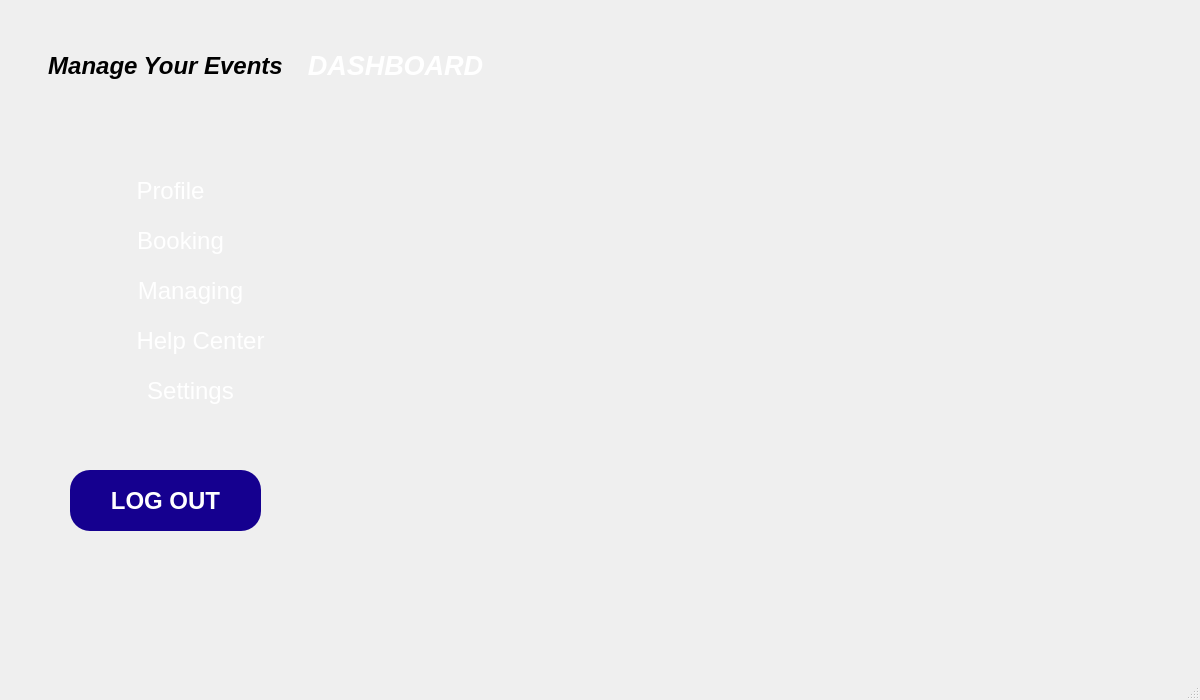
<?xml version="1.0" encoding="UTF-8"?>
<ui version="4.0">
 <class>Dashboard</class>
 <widget class="QMainWindow" name="Dashboard">
  <property name="geometry">
   <rect>
    <x>0</x>
    <y>0</y>
    <width>1200</width>
    <height>700</height>
   </rect>
  </property>
  <property name="minimumSize">
   <size>
    <width>1200</width>
    <height>700</height>
   </size>
  </property>
  <property name="maximumSize">
   <size>
    <width>1200</width>
    <height>700</height>
   </size>
  </property>
  <property name="windowTitle">
   <string>MainWindow</string>
  </property>
  <widget class="QWidget" name="centralwidget">
   <widget class="QStackedWidget" name="stackedWidget">
    <property name="geometry">
     <rect>
      <x>0</x>
      <y>0</y>
      <width>1191</width>
      <height>671</height>
     </rect>
    </property>
    <widget class="QWidget" name="Dashboardmain">
     <widget class="QLabel" name="label_2">
      <property name="geometry">
       <rect>
        <x>0</x>
        <y>0</y>
        <width>1191</width>
        <height>661</height>
       </rect>
      </property>
      <property name="text">
       <string/>
      </property>
      <property name="pixmap">
       <pixmap resource="RES.qrc">:/resources/USER LOGIN (5).jpg</pixmap>
      </property>
      <property name="scaledContents">
       <bool>true</bool>
      </property>
     </widget>
     <widget class="QLabel" name="label_5">
      <property name="geometry">
       <rect>
        <x>30</x>
        <y>20</y>
        <width>271</width>
        <height>91</height>
       </rect>
      </property>
      <property name="font">
       <font>
        <pointsize>18</pointsize>
        <italic>true</italic>
        <bold>true</bold>
       </font>
      </property>
      <property name="text">
       <string>Manage Your Events</string>
      </property>
      <property name="alignment">
       <set>Qt::AlignmentFlag::AlignCenter</set>
      </property>
     </widget>
     <widget class="QLabel" name="label_6">
      <property name="geometry">
       <rect>
        <x>260</x>
        <y>20</y>
        <width>271</width>
        <height>91</height>
       </rect>
      </property>
      <property name="font">
       <font>
        <pointsize>20</pointsize>
        <italic>true</italic>
        <bold>true</bold>
       </font>
      </property>
      <property name="styleSheet">
       <string notr="true">QLabel{
color:white;
}</string>
      </property>
      <property name="text">
       <string>DASHBOARD</string>
      </property>
      <property name="alignment">
       <set>Qt::AlignmentFlag::AlignCenter</set>
      </property>
     </widget>
     <widget class="QPushButton" name="Profile">
      <property name="geometry">
       <rect>
        <x>70</x>
        <y>170</y>
        <width>201</width>
        <height>41</height>
       </rect>
      </property>
      <property name="font">
       <font>
        <pointsize>18</pointsize>
       </font>
      </property>
      <property name="styleSheet">
       <string notr="true">QPushButton{
color:white;
background:transparent;
border:none;

}</string>
      </property>
      <property name="text">
       <string>Profile</string>
      </property>
     </widget>
     <widget class="QPushButton" name="Booking">
      <property name="geometry">
       <rect>
        <x>80</x>
        <y>220</y>
        <width>201</width>
        <height>41</height>
       </rect>
      </property>
      <property name="font">
       <font>
        <pointsize>18</pointsize>
       </font>
      </property>
      <property name="styleSheet">
       <string notr="true">QPushButton{
color:white;
background:transparent;
border: none;

}</string>
      </property>
      <property name="text">
       <string>Booking</string>
      </property>
     </widget>
     <widget class="QPushButton" name="Managing">
      <property name="geometry">
       <rect>
        <x>90</x>
        <y>270</y>
        <width>201</width>
        <height>41</height>
       </rect>
      </property>
      <property name="font">
       <font>
        <pointsize>18</pointsize>
       </font>
      </property>
      <property name="styleSheet">
       <string notr="true">QPushButton{
color:white;
background:transparent;
border: none;

}</string>
      </property>
      <property name="text">
       <string>Managing</string>
      </property>
     </widget>
     <widget class="QPushButton" name="Helpcenter">
      <property name="geometry">
       <rect>
        <x>100</x>
        <y>320</y>
        <width>201</width>
        <height>41</height>
       </rect>
      </property>
      <property name="font">
       <font>
        <pointsize>18</pointsize>
       </font>
      </property>
      <property name="styleSheet">
       <string notr="true">QPushButton{
color:white;
background:transparent;
border: none;

}</string>
      </property>
      <property name="text">
       <string>Help Center</string>
      </property>
     </widget>
     <widget class="QPushButton" name="Settings">
      <property name="geometry">
       <rect>
        <x>90</x>
        <y>370</y>
        <width>201</width>
        <height>41</height>
       </rect>
      </property>
      <property name="font">
       <font>
        <pointsize>18</pointsize>
       </font>
      </property>
      <property name="styleSheet">
       <string notr="true">QPushButton{
color:white;
background:transparent;
border: none;

}</string>
      </property>
      <property name="text">
       <string>Settings</string>
      </property>
     </widget>
     <widget class="QPushButton" name="Logout">
      <property name="geometry">
       <rect>
        <x>70</x>
        <y>470</y>
        <width>191</width>
        <height>61</height>
       </rect>
      </property>
      <property name="font">
       <font>
        <pointsize>18</pointsize>
        <bold>true</bold>
       </font>
      </property>
      <property name="styleSheet">
       <string notr="true">QPushButton{
	background-color: rgb(21, 0, 143);
color:white;
border-radius:20px;

}</string>
      </property>
      <property name="text">
       <string>LOG OUT</string>
      </property>
     </widget>
    </widget>
    <widget class="QWidget" name="schedulingevent">
     <property name="minimumSize">
      <size>
       <width>1200</width>
       <height>700</height>
      </size>
     </property>
     <property name="maximumSize">
      <size>
       <width>1200</width>
       <height>700</height>
      </size>
     </property>
     <widget class="QLabel" name="label_7">
      <property name="geometry">
       <rect>
        <x>0</x>
        <y>0</y>
        <width>1191</width>
        <height>661</height>
       </rect>
      </property>
      <property name="autoFillBackground">
       <bool>false</bool>
      </property>
      <property name="text">
       <string/>
      </property>
      <property name="pixmap">
       <pixmap resource="RES.qrc">:/resources/USER LOGIN (5).jpg</pixmap>
      </property>
      <property name="scaledContents">
       <bool>true</bool>
      </property>
     </widget>
     <widget class="QLabel" name="label_8">
      <property name="geometry">
       <rect>
        <x>50</x>
        <y>30</y>
        <width>231</width>
        <height>81</height>
       </rect>
      </property>
      <property name="font">
       <font>
        <pointsize>18</pointsize>
        <italic>true</italic>
        <bold>true</bold>
       </font>
      </property>
      <property name="text">
       <string>Manage Your Events</string>
      </property>
      <property name="alignment">
       <set>Qt::AlignmentFlag::AlignCenter</set>
      </property>
     </widget>
     <widget class="QLabel" name="label_9">
      <property name="geometry">
       <rect>
        <x>270</x>
        <y>30</y>
        <width>231</width>
        <height>81</height>
       </rect>
      </property>
      <property name="font">
       <font>
        <pointsize>18</pointsize>
        <italic>true</italic>
        <bold>true</bold>
       </font>
      </property>
      <property name="styleSheet">
       <string notr="true">QLabel{
color:white;

}</string>
      </property>
      <property name="text">
       <string>SCHEDULING</string>
      </property>
      <property name="alignment">
       <set>Qt::AlignmentFlag::AlignCenter</set>
      </property>
     </widget>
     <widget class="QLineEdit" name="Eventname">
      <property name="geometry">
       <rect>
        <x>540</x>
        <y>170</y>
        <width>441</width>
        <height>51</height>
       </rect>
      </property>
      <property name="font">
       <font>
        <pointsize>11</pointsize>
       </font>
      </property>
      <property name="styleSheet">
       <string notr="true">QLineEdit{
background:transparent;
border:none;
border-bottom:1px solid blue;
padding-left:30px;

}</string>
      </property>
      <property name="placeholderText">
       <string>Name of your Event</string>
      </property>
     </widget>
     <widget class="QLineEdit" name="Location">
      <property name="geometry">
       <rect>
        <x>540</x>
        <y>230</y>
        <width>441</width>
        <height>51</height>
       </rect>
      </property>
      <property name="font">
       <font>
        <pointsize>11</pointsize>
       </font>
      </property>
      <property name="styleSheet">
       <string notr="true">QLineEdit{
background:transparent;
border:none;
border-bottom:1px solid blue;
padding-left:30px;

}</string>
      </property>
      <property name="placeholderText">
       <string>Location of Your Event</string>
      </property>
     </widget>
     <widget class="QLineEdit" name="Time">
      <property name="geometry">
       <rect>
        <x>540</x>
        <y>290</y>
        <width>441</width>
        <height>51</height>
       </rect>
      </property>
      <property name="font">
       <font>
        <pointsize>11</pointsize>
       </font>
      </property>
      <property name="styleSheet">
       <string notr="true">QLineEdit{
background:transparent;
border:none;
border-bottom:1px solid blue;
padding-left:30px;

}</string>
      </property>
      <property name="placeholderText">
       <string>Time</string>
      </property>
     </widget>
     <widget class="QLineEdit" name="Date">
      <property name="geometry">
       <rect>
        <x>540</x>
        <y>350</y>
        <width>441</width>
        <height>51</height>
       </rect>
      </property>
      <property name="font">
       <font>
        <pointsize>11</pointsize>
       </font>
      </property>
      <property name="styleSheet">
       <string notr="true">QLineEdit{
background:transparent;
border:none;
border-bottom:1px solid blue;
padding-left:30px;

}</string>
      </property>
      <property name="placeholderText">
       <string>Date YYYY/MM/DD</string>
      </property>
     </widget>
     <widget class="QLineEdit" name="Contact">
      <property name="geometry">
       <rect>
        <x>540</x>
        <y>410</y>
        <width>441</width>
        <height>51</height>
       </rect>
      </property>
      <property name="font">
       <font>
        <pointsize>11</pointsize>
       </font>
      </property>
      <property name="styleSheet">
       <string notr="true">QLineEdit{
background:transparent;
border:none;
border-bottom:1px solid blue;
padding-left:30px;

}</string>
      </property>
      <property name="placeholderText">
       <string>Contact</string>
      </property>
     </widget>
     <widget class="QPushButton" name="Save">
      <property name="geometry">
       <rect>
        <x>800</x>
        <y>490</y>
        <width>181</width>
        <height>41</height>
       </rect>
      </property>
      <property name="font">
       <font>
        <pointsize>18</pointsize>
       </font>
      </property>
      <property name="text">
       <string>Save</string>
      </property>
     </widget>
    </widget>
    <widget class="QWidget" name="Place">
     <widget class="QLabel" name="label_10">
      <property name="geometry">
       <rect>
        <x>0</x>
        <y>0</y>
        <width>1191</width>
        <height>661</height>
       </rect>
      </property>
      <property name="text">
       <string>TextLabel</string>
      </property>
     </widget>
    </widget>
    <widget class="QWidget" name="dashboard">
     <widget class="QLabel" name="label">
      <property name="geometry">
       <rect>
        <x>0</x>
        <y>0</y>
        <width>1191</width>
        <height>671</height>
       </rect>
      </property>
      <property name="text">
       <string/>
      </property>
      <property name="pixmap">
       <pixmap resource="RES.qrc">:/resources/USER LOGIN (5).jpg</pixmap>
      </property>
      <property name="scaledContents">
       <bool>true</bool>
      </property>
     </widget>
     <widget class="QLabel" name="label_3">
      <property name="geometry">
       <rect>
        <x>10</x>
        <y>20</y>
        <width>311</width>
        <height>91</height>
       </rect>
      </property>
      <property name="font">
       <font>
        <pointsize>20</pointsize>
        <italic>true</italic>
        <bold>true</bold>
        <underline>false</underline>
       </font>
      </property>
      <property name="text">
       <string>Manage Your Events</string>
      </property>
      <property name="alignment">
       <set>Qt::AlignmentFlag::AlignCenter</set>
      </property>
     </widget>
     <widget class="QLabel" name="label_4">
      <property name="geometry">
       <rect>
        <x>250</x>
        <y>20</y>
        <width>311</width>
        <height>91</height>
       </rect>
      </property>
      <property name="font">
       <font>
        <pointsize>20</pointsize>
        <italic>false</italic>
        <bold>true</bold>
        <underline>false</underline>
       </font>
      </property>
      <property name="styleSheet">
       <string notr="true">QLabel{
color:white;
}</string>
      </property>
      <property name="text">
       <string>DASHBOARD</string>
      </property>
      <property name="alignment">
       <set>Qt::AlignmentFlag::AlignCenter</set>
      </property>
     </widget>
    </widget>
   </widget>
  </widget>
  <widget class="QMenuBar" name="menubar">
   <property name="geometry">
    <rect>
     <x>0</x>
     <y>0</y>
     <width>1200</width>
     <height>18</height>
    </rect>
   </property>
  </widget>
  <widget class="QStatusBar" name="statusbar"/>
 </widget>
 <resources>
  <include location="RES.qrc"/>
 </resources>
 <connections/>
</ui>
